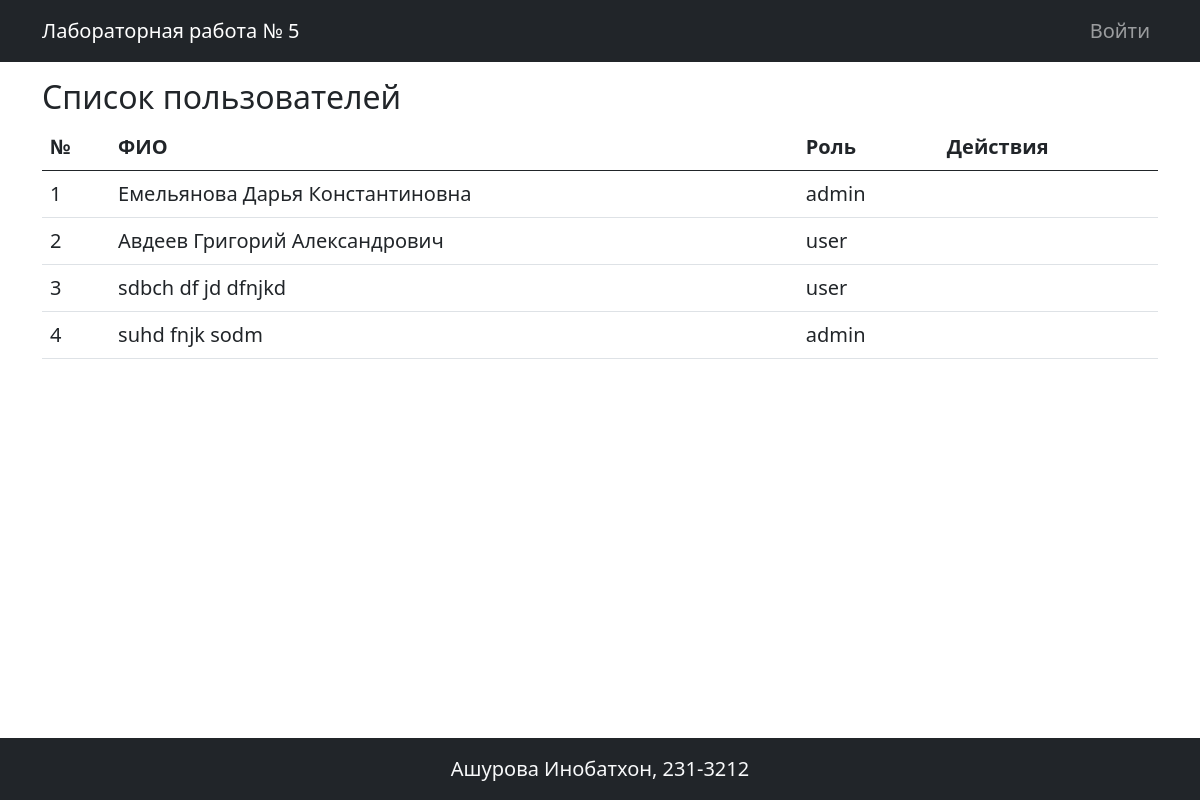
The page / on the database its author committed.
### app.py (models this page shows)
class User(db.Model, UserMixin):
    id = db.Column(db.Integer, primary_key=True)
    username = db.Column(db.String(50), unique=True, nullable=False)
    password_hash = db.Column(db.String(128), nullable=False)
    last_name = db.Column(db.String(50))
    first_name = db.Column(db.String(50), nullable=False)
    middle_name = db.Column(db.String(50))
    role_id = db.Column(db.Integer, db.ForeignKey('role.id'))
    role = db.relationship('Role', backref='users')
    created_at = db.Column(db.DateTime, default=datetime.utcnow)

class Role(db.Model):
    id = db.Column(db.Integer, primary_key=True)
    name = db.Column(db.String(50), nullable=False)
    description = db.Column(db.String(200))

### app.py (the view)
@app.route('/')
def index():
    users = User.query.all()
    return render_template('index.html', users=users)

### app.py (called while the page is built)
@app.before_request
def log_visit():
    if request.path.startswith('/static/'):
        return
    visit = VisitLog(
        path=request.path,
        user_id=current_user.id if current_user.is_authenticated else None
    )
    db.session.add(visit)
    db.session.commit()

### templates/index.html (shortened to what this page needs)
{% extends "base.html" %}
{% block content %}
<h2>Список пользователей</h2>
<table class="table">
    <thead>
        <tr>
            <th>№</th>
            <th>ФИО</th>
            <th>Роль</th>
            <th>Действия</th>
        </tr>
    </thead>
    <tbody>
        {% for user in users %}
        <tr>
            <td>{{ loop.index }}</td>
            <td>{{ user.last_name }} {{ user.first_name }} {{ user.middle_name }}</td>
            <td>{{ user.role.name if user.role else '-' }}</td>
            <td>
            </td>
        </tr>
        {% endfor %}
    </tbody>
</table>
{% endblock %}

### templates/base.html (shortened to what this page needs)
<!doctype html>
<html lang="ru">
  <head>
    <link href="https://cdn.jsdelivr.net/npm/bootstrap@5.0.2/dist/css/bootstrap.min.css" rel="stylesheet">
    <link rel="stylesheet" href="{{ url_for('static', filename='styles.css') }}">
    <link rel="stylesheet" href="https://cdn.jsdelivr.net/npm/bootstrap-icons@1.8.0/font/bootstrap-icons.css">
  </head>
  <body>
    <header>
        <nav class="navbar navbar-expand-lg navbar-dark bg-dark">
            <div class="container">
              <a class="navbar-brand" href="{{ url_for('index') }}">Лабораторная работа № 5</a>
              <div class="collapse navbar-collapse" id="navbarSupportedContent">
                <ul class="navbar-nav ms-auto mb-2 mb-lg-0">
                  {% if current_user.is_authenticated %}
                    <li class="nav-item">
                        <a class="nav-link" href="{{ url_for('reports.visits') }}">Журнал посещений</a>
                    </li>
                    <li class="nav-item">
                      <a class="nav-link" aria-current="page" href="{{ url_for('change_password') }}">Изменить пароль</a>
                    </li>
                    <li class="nav-item">
                      <a class="nav-link" aria-current="page" href="{{ url_for('logout') }}">Выйти</a>
                    </li>
                  {% else %}
                    <li class="nav-item">
                      <a class="nav-link" aria-current="page" href="{{ url_for('login') }}">Войти</a>
                    </li>
                  {% endif %}
                </ul>
              </div>
            </div>
          </nav>
    </header>
    <main class="my-3">
        <div class="container">
            {% block content %}{% endblock %}
        </div>
    </main>
    <footer class="bg-dark text-center text-light py-3">
          <p class="mb-0">Ашурова Инобатхон, 231-3212</p>
  </footer>
  </body>
</html>

### static/styles.css (style rules this page uses)
body { font-size: 1.25rem; display: grid; grid-template-rows: auto 1fr auto; height: 100vh; margin: 0; }

### rows shown on the page
User: last_name "Емельянова", first_name "Дарья", middle_name "Константиновна", role "admin"
User: last_name "Авдеев", first_name "Григорий", middle_name "Александрович", role "user"
User: last_name "sdbch", first_name "df jd", middle_name "dfnjkd", role "user"
User: last_name "suhd", first_name "fnjk", middle_name "sodm", role "admin"
